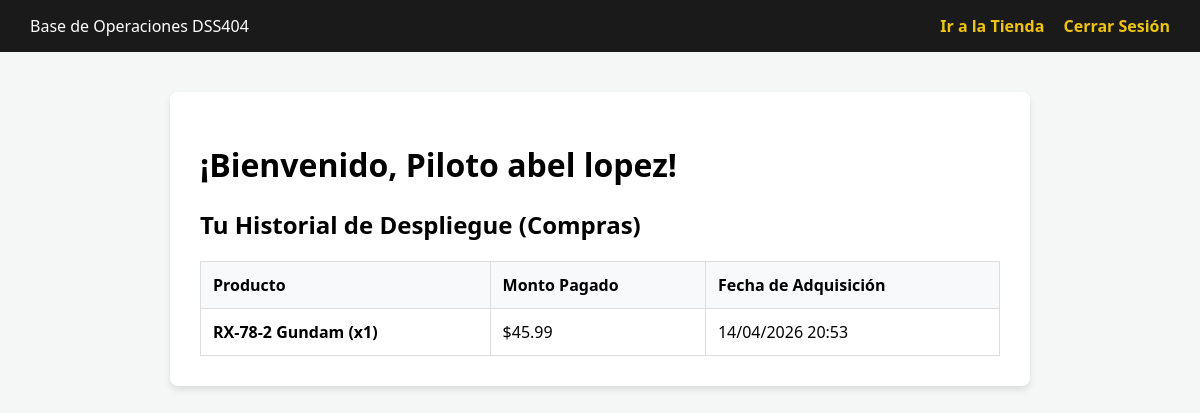
The app's page /panel_tienda.php (signed in) with its own data.
### tables this page shows
CREATE TABLE `compras` (
  `id_compra` int(11) NOT NULL,
  `id_cliente` int(11) NOT NULL,
  `producto` varchar(100) NOT NULL,
  `precio` decimal(10,2) NOT NULL,
  `fecha_compra` datetime DEFAULT current_timestamp()
);

### panel_tienda.php (the view, shortened to what this page needs)
<?php
$compras = [];
try {
    $pdo = Database::connect();
    $sql = "SELECT producto, precio, fecha_compra FROM compras WHERE id_cliente = ? ORDER BY fecha_compra DESC";
    $stmt = $pdo->prepare($sql);
    $stmt->execute([$_SESSION['id_cliente']]);
    $compras = $stmt->fetchAll(PDO::FETCH_ASSOC);
} catch (PDOException $e) {
    die("Error al cargar el historial: " . $e->getMessage());
} finally {
    Database::disconnect();
}
?>
<!DOCTYPE html>
<html lang="es">
<head>
</head>
<body>
    <div class="navbar">
        <div>Base de Operaciones DSS404</div>
        <div>
            <a href="catalogo.php">Ir a la Tienda</a>
            <a href="logout.php">Cerrar Sesión</a>
        </div>
    </div>
    <div class="contenedor">
        <h1>¡Bienvenido, Piloto <?php echo htmlspecialchars($_SESSION['nombre_completo']); ?>!</h1>
        <h2>Tu Historial de Despliegue (Compras)</h2>
        <?php if (empty($compras)): ?>
            <p>Aún no has adquirido ningún Mobile Suit. ¡Visita la tienda!</p>
        <?php else: ?>
            <table class="tabla-compras">
                <thead>
                    <tr>
                        <th>Producto</th>
                        <th>Monto Pagado</th>
                        <th>Fecha de Adquisición</th>
                    </tr>
                </thead>
                <tbody>
                    <?php foreach ($compras as $c): ?>
                    <tr>
                        <td><strong><?php echo htmlspecialchars($c['producto']); ?></strong></td>
                        <td>$<?php echo number_format($c['precio'], 2); ?></td>
                        <td><?php echo date('d/m/Y H:i', strtotime($c['fecha_compra'])); ?></td>
                    </tr>
                    <?php endforeach; ?>
                </tbody>
            </table>
        <?php endif; ?>
    </div>
</body>
</html>

### panel_tienda.php (style rules this page uses)
body { font-family: 'Segoe UI', sans-serif; background-color: #f4f7f6; margin: 0; }
.navbar { background-color: #1a1a1a; color: white; padding: 15px 30px; display: flex; justify-content: space-between; }
.navbar a { color: #f1c40f; text-decoration: none; font-weight: bold; margin-left: 15px; }
.contenedor { max-width: 800px; margin: 40px auto; background: white; padding: 30px; border-radius: 8px; box-shadow: 0 4px 6px rgba(0,0,0,0.1); }
.tabla-compras { width: 100%; border-collapse: collapse; margin-top: 20px; }
.tabla-compras th, .tabla-compras td { border: 1px solid #ddd; padding: 12px; text-align: left; }
.tabla-compras th { background-color: #f8f9fa; }

### records on screen
compras: producto "RX-78-2 Gundam (x1)", precio "45.99", fecha_compra "14/04/2026 20:53"

### other values on screen
$_SESSION['nombre_completo'] "abel lopez"
